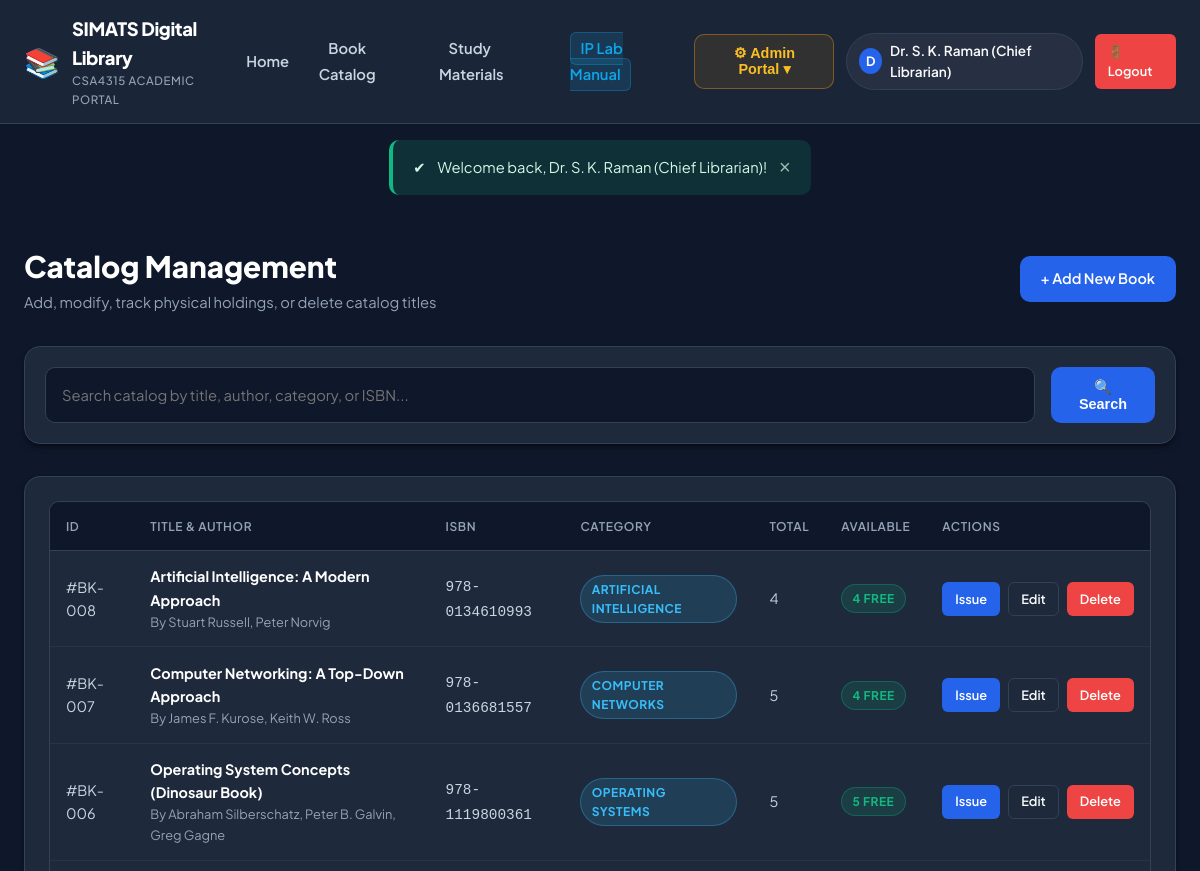
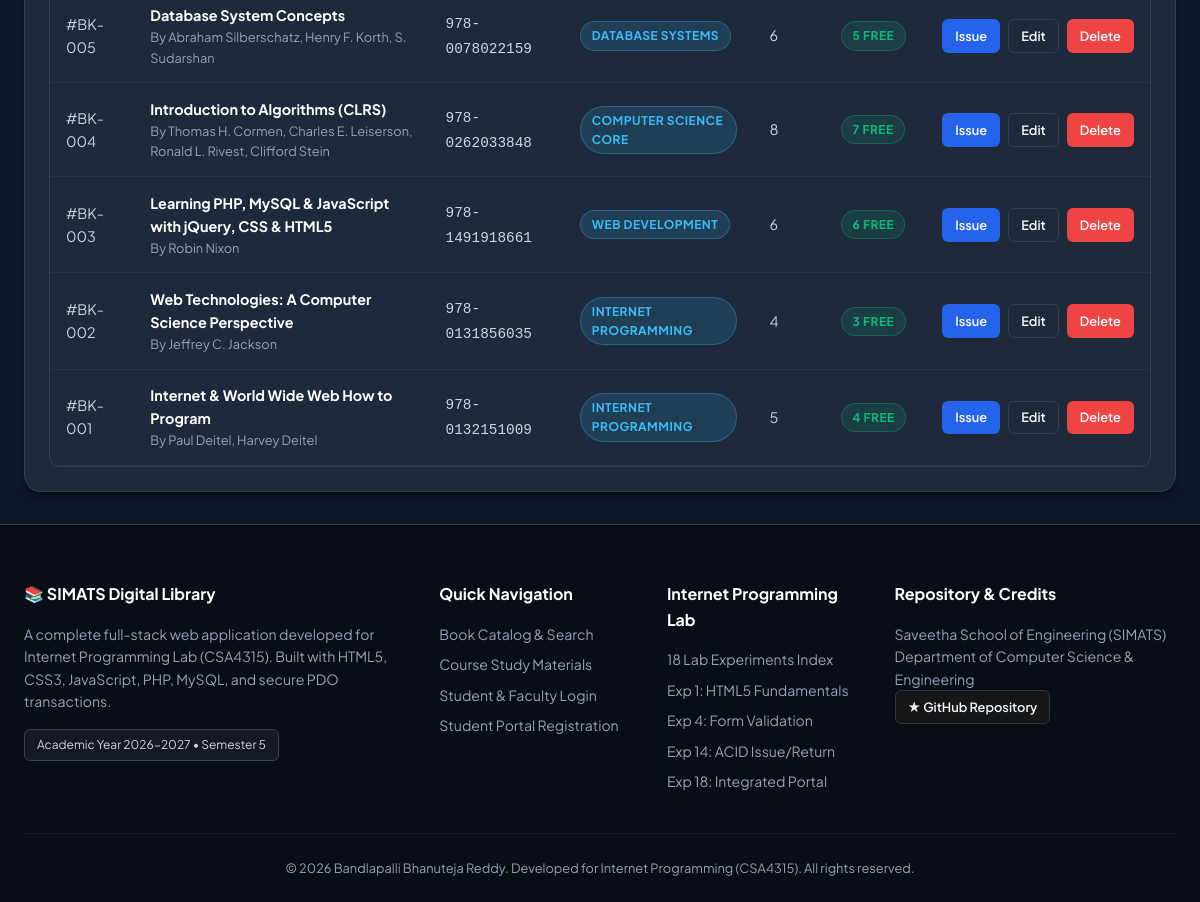
Screenshot of /admin/manage_books.php (signed in) with the database file from the repository (2 pictures, top to bottom).
### tables this page shows
CREATE TABLE IF NOT EXISTS books (
    id INT AUTO_INCREMENT PRIMARY KEY,
    title VARCHAR(255) NOT NULL,
    author VARCHAR(255) NOT NULL,
    isbn VARCHAR(30) NOT NULL UNIQUE,
    category VARCHAR(100) NOT NULL,
    publisher VARCHAR(150) DEFAULT NULL,
    publication_year INT DEFAULT NULL,
    total_copies INT NOT NULL DEFAULT 1,
    available_copies INT NOT NULL DEFAULT 1,
    description TEXT DEFAULT NULL,
    cover_image VARCHAR(255) DEFAULT NULL,
    created_at TIMESTAMP DEFAULT CURRENT_TIMESTAMP,
    INDEX idx_book_category (category),
    INDEX idx_book_title (title),
    INDEX idx_book_author (author)
);

### admin/manage_books.php (the view, shortened to what this page needs)
<?php
$search = trim($_GET['q'] ?? '');
$books = [];
try {
    $pdo = get_db_connection();
    $sql = "SELECT * FROM books WHERE 1=1";
    $params = [];
    $sql .= " ORDER BY id DESC";
    $stmt = $pdo->prepare($sql);
    $stmt->execute($params);
    $books = $stmt->fetchAll();
} catch (Exception $e) {
    set_flash('error', 'Error fetching book list: ' . $e->getMessage());
}
include_once __DIR__ . '/../includes/header.php';
?>
<div style="display: flex; justify-content: space-between; align-items: center; margin-bottom: 2rem; flex-wrap: wrap; gap: 1rem;">
    <div>
        <h1 style="font-size: 1.85rem; font-weight: 800; color: #ffffff;">Catalog Management</h1>
        <p style="color: var(--text-muted); font-size: 0.92rem;">Add, modify, track physical holdings, or delete catalog titles</p>
    </div>
    <a href="<?php echo BASE_URL; ?>/admin/add_book.php" class="btn btn-primary">
        &#43; Add New Book
    </a>
</div>
<div class="card" style="margin-bottom: 2rem; padding: 1.25rem;">
    <form action="<?php echo BASE_URL; ?>/admin/manage_books.php" method="GET" style="display: flex; gap: 1rem;">
        <input type="text" name="q" class="form-control" placeholder="Search catalog by title, author, category, or ISBN..." value="<?php echo htmlspecialchars($search); ?>">
        <button type="submit" class="btn btn-primary">&#128269; Search</button>
    </form>
</div>
<div class="card" style="padding: 1.5rem;">
    <?php if (!empty($books)): ?>
        <div class="table-responsive">
            <table class="data-table">
                <thead>
                    <tr>
                        <th>ID</th>
                        <th>Title & Author</th>
                        <th>ISBN</th>
                        <th>Category</th>
                        <th>Total</th>
                        <th>Available</th>
                        <th>Actions</th>
                    </tr>
                </thead>
                <tbody>
                    <?php foreach ($books as $b): ?>
                        <tr>
                            <td>#BK-<?php echo str_pad($b['id'], 3, '0', STR_PAD_LEFT); ?></td>
                            <td>
                                <strong style="color: #ffffff;"><?php echo htmlspecialchars($b['title']); ?></strong>
                                <div style="font-size: 0.8rem; color: var(--text-muted);">By <?php echo htmlspecialchars($b['author']); ?></div>
                            </td>
                            <td><code><?php echo htmlspecialchars($b['isbn']); ?></code></td>
                            <td><span class="badge badge-info"><?php echo htmlspecialchars($b['category']); ?></span></td>
                            <td><?php echo $b['total_copies']; ?></td>
                            <td>
                                <?php if ($b['available_copies'] > 0): ?>
                                    <span class="badge badge-success"><?php echo $b['available_copies']; ?> Free</span>
                                <?php else: ?>
                                    <span class="badge badge-danger">0 Left</span>
                                <?php endif; ?>
                            </td>
                            <td>
                                <div style="display: flex; gap: 0.5rem;">
                                    <?php if ($b['available_copies'] > 0): ?>
                                        <a href="<?php echo BASE_URL; ?>/admin/issue_book.php?book_id=<?php echo $b['id']; ?>" class="btn btn-sm btn-primary" title="Issue Book">
                                            Issue
                                        </a>
                                    <?php endif; ?>
                                    <a href="<?php echo BASE_URL; ?>/admin/edit_book.php?id=<?php echo $b['id']; ?>" class="btn btn-sm btn-outline" title="Edit Metadata">
                                        Edit
                                    </a>
                                    <a href="<?php echo BASE_URL; ?>/admin/delete_book.php?id=<?php echo $b['id']; ?>" class="btn btn-sm btn-danger" onclick="return confirm('Are you sure you want to delete this book? This action cannot be undone.');" title="Delete Book">
                                        Delete
                                    </a>
                                </div>
                            </td>
                        </tr>
                    <?php endforeach; ?>
                </tbody>
            </table>
        </div>
    <?php else: ?>
        <p style="text-align: center; color: var(--text-muted); padding: 3rem;">No books match your criteria in the catalog.</p>
    <?php endif; ?>
</div>
<?php include_once __DIR__ . '/../includes/footer.php'; ?>

### assets/css/style.css (style rules this page uses)
:root { --primary: #2563eb; --primary-hover: #1d4ed8; --primary-light: #dbeafe; --primary-glow: rgba(37, 99, 235, 0.2); --accent: #0ea5e9; --accent-dark: #0284c7; --bg-dark: #0f172a; --bg-surface: #1e293b; --bg-card: #1e293b; --bg-card-hover: #334155; --bg-input: #0f172a; --border-color: #334155; --border-light: #475569; --text-primary: #f8fafc; --text-secondary: #cbd5e1; --text-muted: #94a3b8; --success: #10b981; --success-bg: rgba(16, 185, 129, 0.15); --warning: #f59e0b; --warning-bg: rgba(245, 158, 11, 0.15); --danger: #ef4444; --danger-bg: rgba(239, 68, 68, 0.15); --info: #38bdf8; --info-bg: rgba(56, 189, 248, 0.15); --radius-sm: 6px; --radius-md: 10px; --radius-lg: 16px; --radius-full: 9999px; --shadow-sm: 0 1px 2px rgba(0, 0, 0, 0.3); --shadow-md: 0 4px 6px -1px rgba(0, 0, 0, 0.4), 0 2px 4px -2px rgba(0, 0, 0, 0.3); --shadow-lg: 0 10px 15px -3px rgba(0, 0, 0, 0.5), 0 4px 6px -4px rgba(0, 0, 0, 0.4); --shadow-xl: 0 20px 25px -5px rgba(0, 0, 0, 0.6), 0 8px 10px -6px rgba(0, 0, 0, 0.5); --transition: all 0.2s cubic-bezier(0.4, 0, 0.2, 1); }
*, *::before, *::after { box-sizing: border-box; margin: 0; padding: 0; }
body { font-family: 'Plus Jakarta Sans', -apple-system, BlinkMacSystemFont, 'Segoe UI', Roboto, sans-serif; background-color: var(--bg-dark); color: var(--text-primary); line-height: 1.6; min-height: 100vh; display: flex; flex-direction: column; }
.btn { display: inline-flex; align-items: center; justify-content: center; gap: 0.5rem; padding: 0.65rem 1.25rem; font-size: 0.9rem; font-weight: 600; border-radius: var(--radius-md); border: 1px solid transparent; cursor: pointer; text-decoration: none; transition: var(--transition); }
.btn-sm { padding: 0.35rem 0.75rem; font-size: 0.8rem; border-radius: var(--radius-sm); }
.btn-primary { background: var(--primary); color: #ffffff; }
.btn-outline { background: transparent; border-color: var(--border-color); color: var(--text-primary); }
.btn-danger { background: var(--danger); color: #ffffff; }
.card { background: var(--bg-card); border: 1px solid var(--border-color); border-radius: var(--radius-lg); padding: 1.75rem; box-shadow: var(--shadow-md); transition: var(--transition); }
.table-responsive { overflow-x: auto; border-radius: var(--radius-md); border: 1px solid var(--border-color); background: var(--bg-card); }
.data-table { width: 100%; border-collapse: collapse; text-align: left; font-size: 0.9rem; }
.data-table th { background: #0f172a; color: var(--text-muted); padding: 0.9rem 1rem; font-weight: 600; text-transform: uppercase; font-size: 0.75rem; letter-spacing: 0.05em; border-bottom: 1px solid var(--border-color); }
.data-table td { padding: 0.9rem 1rem; border-bottom: 1px solid rgba(255, 255, 255, 0.05); color: var(--text-secondary); }
.badge { display: inline-flex; align-items: center; gap: 0.35rem; padding: 0.25rem 0.65rem; border-radius: var(--radius-full); font-size: 0.75rem; font-weight: 700; text-transform: uppercase; letter-spacing: 0.04em; }
.badge-success { background: var(--success-bg); color: var(--success); border: 1px solid rgba(16, 185, 129, 0.3); }
.badge-info { background: var(--info-bg); color: var(--info); border: 1px solid rgba(56, 189, 248, 0.3); }
.form-control { width: 100%; padding: 0.75rem 1rem; background: var(--bg-input); border: 1px solid var(--border-color); border-radius: var(--radius-md); color: var(--text-primary); font-size: 0.92rem; font-family: inherit; transition: var(--transition); }

### rows the page displays
books: id "008", title "Artificial Intelligence: A Modern Approach", author "Stuart Russell, Peter Norvig", isbn "978-0134610993", category "ARTIFICIAL INTELLIGENCE", total_copies "4", available_copies "4"
books: id "007", title "Computer Networking: A Top-Down Approach", author "James F. Kurose, Keith W. Ross", isbn "978-0136681557", category "COMPUTER NETWORKS", total_copies "5", available_copies "4"
books: id "006", title "Operating System Concepts (Dinosaur Book)", author "Abraham Silberschatz, Peter B. Galvin, Greg Gagne", isbn "978-1119800361", category "OPERATING SYSTEMS", total_copies "5", available_copies "5"
books: id "005", title "Database System Concepts", author "Abraham Silberschatz, Henry F. Korth, S. Sudarshan", isbn "978-0078022159", category "DATABASE SYSTEMS", total_copies "6", available_copies "5"
books: id "004", title "Introduction to Algorithms (CLRS)", author "Thomas H. Cormen, Charles E. Leiserson, Ronald L. Rivest, Clifford Stein", isbn "978-0262033848", category "COMPUTER SCIENCE CORE", total_copies "8", available_copies "7"
books: id "003", title "Learning PHP, MySQL & JavaScript with jQuery, CSS & HTML5", author "Robin Nixon", isbn "978-1491918661", category "WEB DEVELOPMENT", total_copies "6", available_copies "6"
books: id "002", title "Web Technologies: A Computer Science Perspective", author "Jeffrey C. Jackson", isbn "978-0131856035", category "INTERNET PROGRAMMING", total_copies "4", available_copies "3"
books: id "001", title "Internet & World Wide Web How to Program", author "Paul Deitel, Harvey Deitel", isbn "978-0132151009", category "INTERNET PROGRAMMING", total_copies "5", available_copies "4"

### other values shown
APP_NAME "SIMATS Digital Library"
substr($user['name'], 0, 1) "D"
$user['name'] "Dr. S. K. Raman (Chief Librarian)"
$flash['message'] "Welcome back, Dr. S. K. Raman (Chief Librarian)!"
